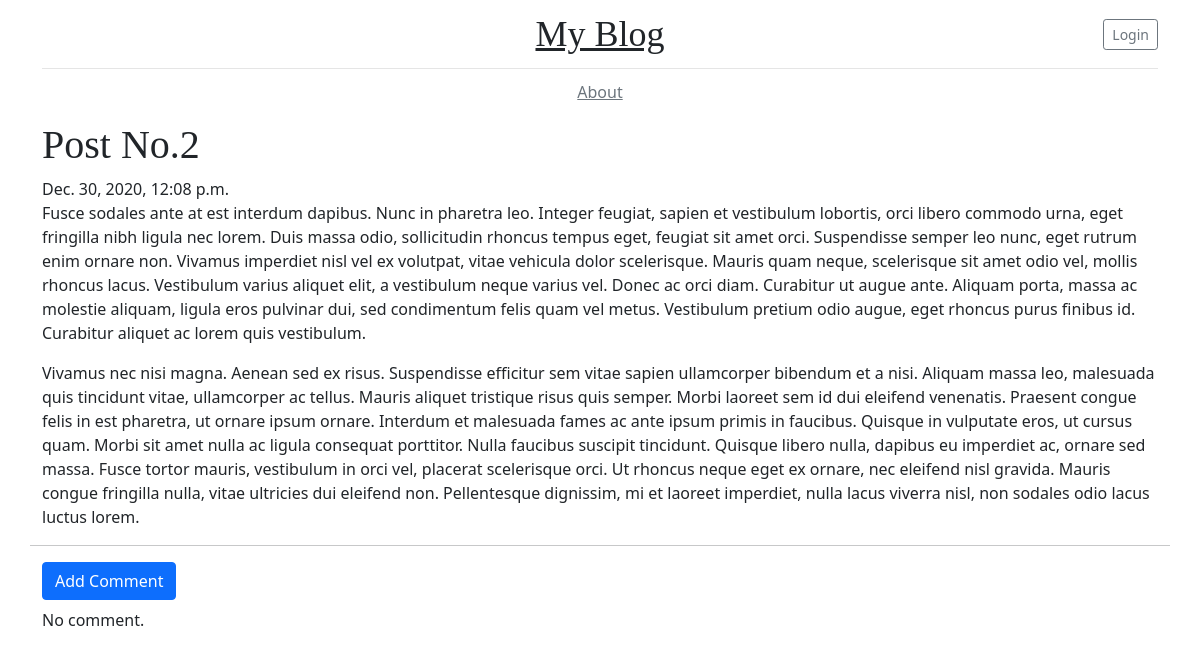
Screenshot of /post/3 with the database file from the repository.
### blog/models.py (models this page shows, shortened)
class Post(models.Model):
    author = models.ForeignKey(User, on_delete=models.CASCADE)
    title = models.CharField(max_length=200)
    text = models.TextField(blank=True)
    created_date = models.DateTimeField(default=timezone.now)
    published_date = models.DateTimeField(blank=True, null=True)

### blog/views.py (the view)
# urls.py: path('post/<pk>', views.PostDetailView.as_view(), name='post_detail'),
class PostDetailView(DetailView):
    model = Post

### blog/templates/blog/post_detail.html (shortened to what this page needs)
{% extends 'blog/base.html' %}
{% block content %}
    <div class="row">
        <h1 class="posttitle">{{ post.title }}</h1>
        {% if post.published_date %}
            <div class="date postdate">
                {{ post.published_date }}
            </div>
        {% else %}
            <a class="btn btn-default" href="{% url 'blog:post_publish' post.pk %}">Publish</a>
        {% endif %}
        <div class="postcontent">{{ post.text|safe|linebreaksbr }}</div>
        <hr>
        <div class="mb-2">
            <a href="{% url 'blog:add_comment_to_post' post.pk %}" class="btn btn-primary btn-comment">Add Comment</a>
        </div>
        <div class="container">
            {% for comment in post.comments.all %}
                <br>
                {% if user.is_authenticated or comment.approved_comment %}
                    {{ comment.create_date }}
                    {% if not comment.approved_comment %}
                        <a class="btn btn-default" href="{% url 'blog:comment_remove' comment.pk %}">
                            <span class="">Remove</span>
                        </a>
                        <a class="btn btn-info" href="{% url 'blog:comment_approve' comment.pk %}">
                            <span class="">Approve</span>
                        </a>
                    {% endif %}
                    <p>{{ comment.text|safe|linebreaksbr }}</p>
                    <p>Posted by: {{ comment.author }}</p>
                {% endif %}
            {% empty %}
                <p>No comment.</p>
            {% endfor %}
        </div>
    </div>
{% endblock %}

### blog/static/css/blog.css (style rules this page uses)
h1, h2, h3, h4, h5, h6 { font-family: "Playfair Display", Georgia, "Times New Roman", serif; }

### rows the page displays
Post: title "Post No.2", published_date "Dec. 30, 2020, 12:08 p.m.", text "Fusce sodales ante at est interdum dapibus. Nunc in pharetra leo. Integer feugiat, sapien et vestibulum lobortis, orci libero commodo urna, eget fringilla nibh ligula nec lorem. Duis massa odio, sollicitudin rhoncus tempus eget, feugiat sit amet orci. Suspendisse semper leo nunc, eget rutrum enim ornare non. Vivamus imperdiet nisl vel ex volutpat, vitae vehicula dolor scelerisque. Mauris quam neque, scelerisque sit amet odio vel, mollis rhoncus lacus. Vestibulum varius aliquet elit, a vestibulum neque varius vel. Donec ac orci diam. Curabitur ut augue ante. Aliquam porta, massa ac molestie aliquam, ligula eros pulvinar dui, sed condimentum felis quam vel metus. Vestibulum pretium odio…"
